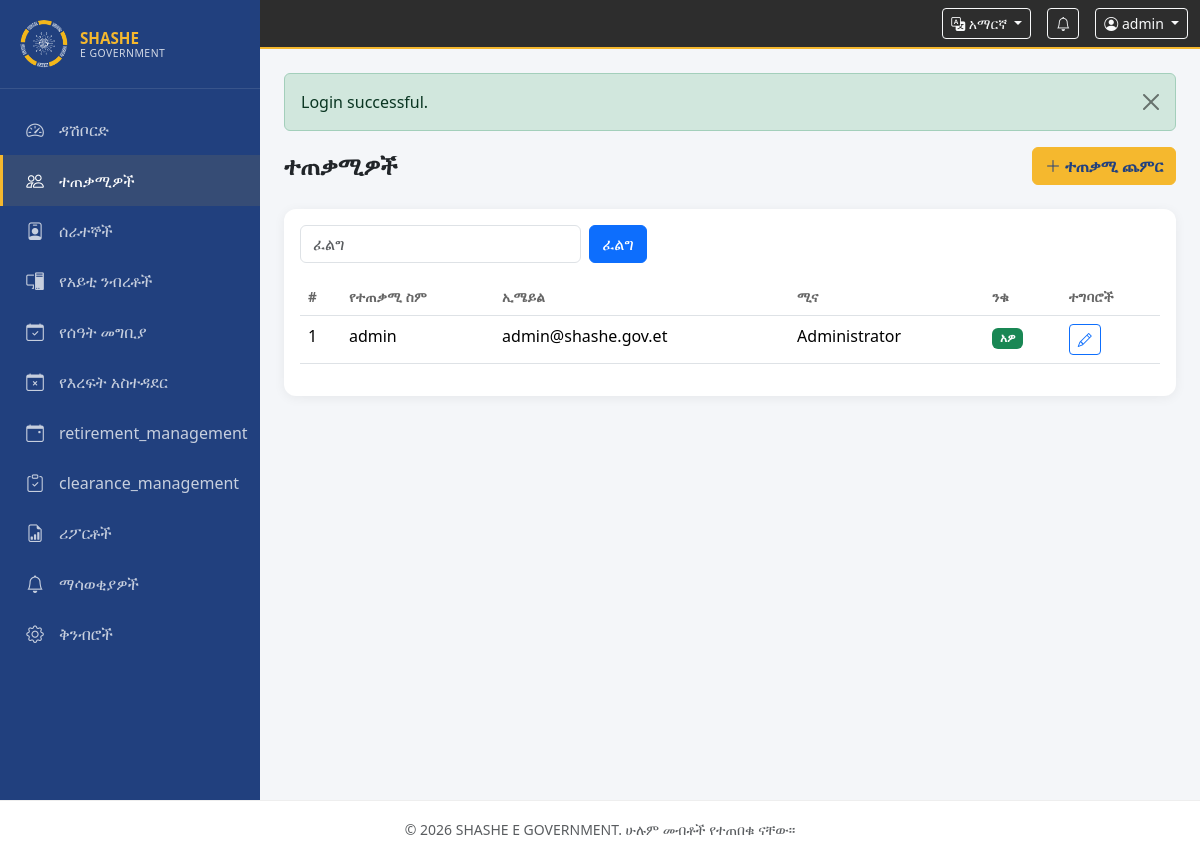
/modules/users/index.php?lang=am (signed in), run on the app's committed database.
### tables this page shows
CREATE TABLE users (
    id INT UNSIGNED PRIMARY KEY AUTO_INCREMENT,
    username VARCHAR(50) NOT NULL UNIQUE,
    email VARCHAR(100) NOT NULL UNIQUE,
    password VARCHAR(255) NOT NULL,
    role_id TINYINT UNSIGNED NOT NULL,
    employee_id INT UNSIGNED DEFAULT NULL,
    is_active TINYINT(1) DEFAULT 1,
    last_login DATETIME DEFAULT NULL,
    created_at TIMESTAMP DEFAULT CURRENT_TIMESTAMP,
    updated_at TIMESTAMP DEFAULT CURRENT_TIMESTAMP ON UPDATE CURRENT_TIMESTAMP,
    FOREIGN KEY (role_id) REFERENCES roles (id)
);

CREATE TABLE roles (
    id TINYINT UNSIGNED PRIMARY KEY AUTO_INCREMENT,
    name VARCHAR(50) NOT NULL UNIQUE,
    slug VARCHAR(50) NOT NULL UNIQUE,
    description VARCHAR(255) DEFAULT NULL,
    created_at TIMESTAMP DEFAULT CURRENT_TIMESTAMP
);

### config/app.php (called while the page is built, shortened)
<?php
return [
    'name' => 'SHASHE E GOVERNMENT',
    'url' => 'http://localhost/shashemene-egevornment',
    'timezone' => 'Africa/Addis_Ababa',
    'locale' => 'en',
    'supported_locales' => ['en', 'or', 'am'],
    'locale_names' => [
        'en' => 'English',
        'or' => 'Afaan Oromoo',
        'am' => 'አማርኛ',
    ],
    'session_name' => 'SHASHE_EGOV_SESSION',
    'session_lifetime' => 7200,
    'csrf_token_name' => '_csrf_token',
    'max_upload_size' => 10 * 1024 * 1024,
    'allowed_upload_types' => [
        'pdf' => 'application/pdf',
        'doc' => 'application/msword',
        'docx' => 'application/vnd.openxmlformats-officedocument.wordprocessingml.document',
        'jpg' => 'image/jpeg',
        'jpeg' => 'image/jpeg',
        'png' => 'image/png',
    ],
    'roles' => [
        'admin' => 1,
        'hr' => 2,
        'it' => 3,
        'employee' => 4,
    ],
    'brand' => [
        'primary' => '#F5B82E',
        'dark' => '#1a1a1a',
    ],
    'jwt' => [
        'secret' => getenv('JWT_SECRET') ?: base64_encode(random_bytes(32)),
        'algorithm' => 'HS256',
        'expiration' => 7200,
        'issuer' => 'shashe-egovernment',
    ],
    'api' => [
        'cors_origins' => [
            'http://localhost:3000',
            'http://localhost:5173',
            'http://localhost:8080',
        ],
        'cors_methods' => ['GET', 'POST', 'PUT', 'DELETE', 'OPTIONS'],
        'cors_headers' => ['Content-Type', 'Authorization'],
        'cors_credentials' => true,
        'rate_limiting' => [
            'enabled' => true,
            'requests_per_minute' => 100,
            'login_attempts_per_hour' => 5,
        ],
    ],
];

### includes/auth.php (called while the page is built, shortened)
<?php
function currentUser(): ?array
{
    return $_SESSION['user'] ?? null;
}
function hasRole(string ...$roles): bool
{
    $user = currentUser();
    return in_array($user['role_slug'], $roles, true);
}

### includes/lang.php (called while the page is built, shortened)
<?php
$translations = [];
function loadTranslations(string $locale): void
{
    $file = __DIR__ . '/lang/' . $locale . '.php';
    $translations = require $file;
}
function __(string $key, array $replace = []): string
{
    global $translations;
    $text = $translations[$key] ?? $key;
    foreach ($replace as $search => $value) {
        $text = str_replace(':' . $search, (string) $value, $text);
    }
    return $text;
}

### modules/users/index.php (the view, shortened to what this page needs)
<?php
require_once __DIR__ . '/../../includes/bootstrap.php';
$page = max(1, (int) ($_GET['page'] ?? 1));
$search = trim($_GET['search'] ?? '');
$where = '1=1';
$params = [];
$countStmt = $pdo->prepare("SELECT COUNT(*) FROM users u WHERE $where");
$countStmt->execute($params);
$pagination = paginate((int) $countStmt->fetchColumn(), $page);
$stmt = $pdo->prepare(
    "SELECT u.*, r.name AS role_name FROM users u JOIN roles r ON u.role_id = r.id
     WHERE $where ORDER BY u.created_at DESC LIMIT {$pagination['per_page']} OFFSET {$pagination['offset']}"
);
$stmt->execute($params);
$users = $stmt->fetchAll();
require __DIR__ . '/../../includes/header.php';
?>
<div class="page-header d-flex justify-content-between align-items-center flex-wrap gap-2">
    <h1><?= __('users') ?></h1>
    <a href="<?= baseUrl('modules/users/create.php') ?>" class="btn btn-brand"><i class="bi bi-plus-lg me-1"></i><?= __('add_user') ?></a>
</div>
<div class="card">
    <div class="card-body">
        <form method="get" class="row g-2 mb-3">
            <div class="col-md-4"><input type="text" name="search" class="form-control" placeholder="<?= __('search') ?>" value="<?= e($search) ?>"></div>
            <div class="col-auto"><button type="submit" class="btn btn-primary"><?= __('search') ?></button></div>
        </form>
        <div class="table-responsive">
            <table class="table table-hover">
                <thead><tr>
                    <th>#</th><th><?= __('username') ?></th><th><?= __('email') ?></th><th><?= __('role') ?></th><th><?= __('is_active') ?></th><th><?= __('actions') ?></th>
                </tr></thead>
                <tbody>
                <?php foreach ($users as $u): ?>
                <tr>
                    <td><?= (int) $u['id'] ?></td>
                    <td><?= e($u['username']) ?></td>
                    <td><?= e($u['email']) ?></td>
                    <td><?= e($u['role_name']) ?></td>
                    <td><span class="badge bg-<?= $u['is_active'] ? 'success' : 'secondary' ?>"><?= $u['is_active'] ? __('yes') : __('no') ?></span></td>
                    <td>
                        <a href="<?= baseUrl('modules/users/edit.php?id=' . $u['id']) ?>" class="btn btn-sm btn-outline-primary"><i class="bi bi-pencil"></i></a>
                    </td>
                </tr>
                <?php endforeach; ?>
                </tbody>
            </table>
        </div>
    </div>
</div>
<?php require __DIR__ . '/../../includes/footer.php'; ?>

### includes/header.php (shortened to what this page needs)
<?php
$config = require __DIR__ . '/../config/app.php';
$bodyClass = $bodyClass ?? '';
$user = currentUser();
?>
<!DOCTYPE html>
<html lang="<?= e($locale ?? 'en') ?>" dir="ltr">
<head>
    <link href="https://cdn.jsdelivr.net/npm/bootstrap@5.3.3/dist/css/bootstrap.min.css" rel="stylesheet">
    <link href="https://cdn.jsdelivr.net/npm/bootstrap-icons@1.11.3/font/bootstrap-icons.min.css" rel="stylesheet">
    <link href="<?= assetUrl('css/style.css') ?>" rel="stylesheet">
</head>
<body class="<?= e($bodyClass) ?>">
<?php if ($user): ?>
<div class="app-wrapper">
    <?php require __DIR__ . '/sidebar.php'; ?>
    <div class="main-content">
        <nav class="topbar navbar navbar-dark">
            <div class="container-fluid">
                <div class="d-flex align-items-center ms-auto gap-3">
                    <div class="dropdown">
                        <button class="btn btn-sm btn-outline-light dropdown-toggle" data-bs-toggle="dropdown">
                            <i class="bi bi-translate"></i> <?= e($config['locale_names'][$locale] ?? 'EN') ?>
                        </button>
                    </div>
                    <a href="<?= baseUrl('modules/notifications/index.php') ?>" class="btn btn-sm btn-outline-light position-relative">
                        <i class="bi bi-bell"></i>
                    </a>
                    <div class="dropdown">
                        <button class="btn btn-sm btn-outline-light dropdown-toggle" data-bs-toggle="dropdown">
                            <i class="bi bi-person-circle"></i> <?= e($user['username']) ?>
                        </button>
                    </div>
                </div>
            </div>
        </nav>
        <main class="content-area p-3 p-md-4">
            <?= renderFlash() ?>
<?php else: ?>
<main>
<?php endif; ?>

### assets/css/style.css (style rules this page uses)
:root { --brand-primary: #F5B82E; --brand-dark: #21407e; --brand-dark-light: #2d2d2d; --sidebar-width: 260px; }
* { box-sizing: border-box; }
body { font-family: 'Segoe UI', system-ui, -apple-system, sans-serif; background: #f4f6f9; min-height: 100vh; }
.app-wrapper { display: flex; min-height: 100vh; }
.main-content { margin-left: var(--sidebar-width); flex: 1; display: flex; flex-direction: column; min-height: 100vh; }
.topbar { background: var(--brand-dark-light) !important; border-bottom: 2px solid var(--brand-primary); padding: 0.5rem 0; position: sticky; top: 0; z-index: 1030; }
.content-area { flex: 1; }
.page-header { margin-bottom: 1.5rem; }
.page-header h1 { font-size: 1.5rem; font-weight: 600; margin: 0; }
.card { border: none; border-radius: 12px; box-shadow: 0 2px 12px rgba(0,0,0,0.06); }
.btn-brand { background: var(--brand-primary); border-color: var(--brand-primary); color: var(--brand-dark); font-weight: 600; }
.table th { font-weight: 600; font-size: 0.85rem; text-transform: uppercase; letter-spacing: 0.3px; color: #666; border-bottom-width: 1px; }

### data on the page
users: username "admin", id "1", email "admin@shashe.gov.et", role.name "Administrator"

### other printed values
$item['label'] "ዳሽቦርድ"
$item['label'] "ተጠቃሚዎች"
$item['label'] "ሰራተኞች"
$item['label'] "የአይቲ ንብረቶች"
$item['label'] "የሰዓት መግቢያ"
$item['label'] "የእረፍት አስተዳደር"
$item['label'] "retirement_management"
$item['label'] "clearance_management"
$item['label'] "ሪፖርቶች"
$item['label'] "ማሳወቂያዎች"
$item['label'] "ቅንብሮች"
$config['locale_names'][$locale] "አማርኛ"
$msg "Login successful."
__('users') "ተጠቃሚዎች"
__('add_user') "ተጠቃሚ ጨምር"
